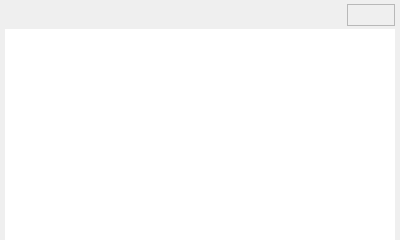
  <widget class="QDockWidget" name="ListDock">
   <property name="minimumSize">
    <size>
     <width>400</width>
     <height>240</height>
    </size>
   </property>
   <property name="allowedAreas">
    <set>Qt::BottomDockWidgetArea|Qt::LeftDockWidgetArea|Qt::RightDockWidgetArea</set>
   </property>
   <property name="windowTitle">
    <string>Block List</string>
   </property>
   <attribute name="dockWidgetArea">
    <number>1</number>
   </attribute>
   <widget class="QWidget" name="dockWidgetContents_4">
    <layout class="QVBoxLayout" name="verticalLayout_2">
     <property name="spacing">
      <number>3</number>
     </property>
     <property name="leftMargin">
      <number>5</number>
     </property>
     <property name="topMargin">
      <number>4</number>
     </property>
     <property name="rightMargin">
      <number>5</number>
     </property>
     <property name="bottomMargin">
      <number>0</number>
     </property>
     <item alignment="Qt::AlignRight">
      <widget class="QFrame" name="listButtonFrame">
       <property name="sizePolicy">
        <sizepolicy hsizetype="Fixed" vsizetype="Fixed">
         <horstretch>0</horstretch>
         <verstretch>0</verstretch>
        </sizepolicy>
       </property>
       <property name="frameShape">
        <enum>QFrame::StyledPanel</enum>
       </property>
       <property name="frameShadow">
        <enum>QFrame::Raised</enum>
       </property>
       <layout class="QHBoxLayout" name="listButtonFrameLayout">
        <property name="leftMargin">
         <number>0</number>
        </property>
        <property name="topMargin">
         <number>0</number>
        </property>
        <property name="rightMargin">
         <number>0</number>
        </property>
        <property name="bottomMargin">
         <number>0</number>
        </property>
        <item>
         <widget class="QPushButton" name="bExpandAllList">
          <property name="maximumSize">
           <size>
            <width>20</width>
            <height>20</height>
           </size>
          </property>
          <property name="statusTip">
           <string>Expand All</string>
          </property>
          <property name="text">
           <string/>
          </property>
          <property name="icon">
           <iconset resource="../../res/nifskope.qrc">
            <normaloff>:/img/expand</normaloff>:/img/expand</iconset>
          </property>
          <property name="iconSize">
           <size>
            <width>16</width>
            <height>16</height>
           </size>
          </property>
          <property name="flat">
           <bool>true</bool>
          </property>
         </widget>
        </item>
        <item>
         <widget class="QPushButton" name="bCollapseAllList">
          <property name="maximumSize">
           <size>
            <width>20</width>
            <height>20</height>
           </size>
          </property>
          <property name="statusTip">
           <string>Collapse All</string>
          </property>
          <property name="text">
           <string/>
          </property>
          <property name="icon">
           <iconset resource="../../res/nifskope.qrc">
            <normaloff>:/img/collapse</normaloff>:/img/collapse</iconset>
          </property>
          <property name="iconSize">
           <size>
            <width>16</width>
            <height>16</height>
           </size>
          </property>
          <property name="flat">
           <bool>true</bool>
          </property>
         </widget>
        </item>
       </layout>
      </widget>
     </item>
     <item>
      <widget class="NifTreeView" name="list">
       <property name="contextMenuPolicy">
        <enum>Qt::CustomContextMenu</enum>
       </property>
       <property name="frameShape">
        <enum>QFrame::NoFrame</enum>
       </property>
       <property name="sizeAdjustPolicy">
        <enum>QAbstractScrollArea::AdjustToContentsOnFirstShow</enum>
       </property>
       <property name="alternatingRowColors">
        <bool>true</bool>
       </property>
       <property name="uniformRowHeights">
        <bool>true</bool>
       </property>
       <attribute name="headerMinimumSectionSize">
        <number>100</number>
       </attribute>
      </widget>
     </item>
    </layout>
   </widget>
  </widget>
